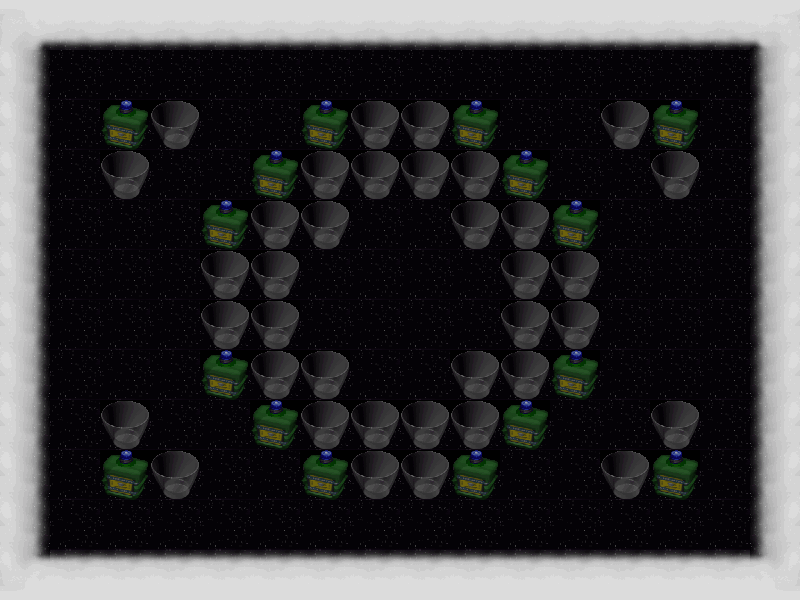

Below is a game level as drawn by its tile map, then a one-line description and the .tmx that defines it (tile-layer data replaced by summaries):
An orthogonal 16x12 tile map with 50x50 px tiles, 2 tile layers (background, graphics), 3 tilesets and 57 objects.

<map version="1.0" orientation="orthogonal" renderorder="right-down" width="16" height="12" tilewidth="50" tileheight="50" nextobjectid="65">
 <properties>
  <property name="bonus1" value="1" />
  <property name="bonus2" value="2" />
  <property name="bonus3" value="3" />
  <property name="bonus4" value="4" />
  <property name="enemy1" type="int" value="11" />
  <property name="height" type="int" value="600" />
  <property name="main_tile_set" value="dreama_maps" />
  <property name="num_bonus1" type="int" value="10" />
  <property name="num_bonus2" type="int" value="10" />
  <property name="num_bonus3" type="int" value="4" />
  <property name="num_bonus4" type="int" value="4" />
  <property name="num_bonus_total" type="int" value="20" />
  <property name="num_enemies" type="int" value="1" />
  <property name="num_explodable_items" type="int" value="36" />
  <property name="num_types_bonus" type="int" value="4" />
  <property name="width" type="int" value="800" />
 </properties>
 <tileset firstgid="1" name="dreama_maps" tilewidth="50" tileheight="50" tilecount="80" columns="10">
  <image source="dreama_maps.png" width="500" height="400" />
 </tileset>
 <tileset firstgid="81" name="flames" tilewidth="50" tileheight="50" tilecount="50" columns="10">
  <image source="flames.png" width="512" height="256" />
 </tileset>
 <tileset firstgid="131" name="flamesNBomb" tilewidth="50" tileheight="50" tilecount="8" columns="8">
  <image source="flames/flamesNBomb.png" width="400" height="50" />
 </tileset>
 <layer name="background" width="16" height="12">
  <data>[192 cells, 192 non-empty, 1 distinct tile ids]</data>
 </layer>
 <layer name="graphics" width="16" height="12">
  <data>[192 cells, 192 non-empty, 11 distinct tile ids]</data>
 </layer>
 <objectgroup name="clouds_and_botlles">
  <object id="1" x="0" y="0" width="800" height="50" />
  <object id="2" x="750" y="50" width="50" height="550" />
  <object id="3" x="0" y="550" width="750" height="50" />
  <object id="4" x="0" y="50" width="50" height="500" />
  <object id="5" x="100" y="100" width="50" height="50" />
  <object id="6" x="100" y="450" width="50" height="50" />
  <object id="7" x="200" y="350" width="50" height="50" />
  <object id="8" x="200" y="200" width="50" height="50" />
  <object id="11" x="250" y="150" width="50" height="50" />
  <object id="12" x="300" y="100" width="50" height="50" />
  <object id="13" x="250" y="400" width="50" height="50" />
  <object id="14" x="300" y="450" width="50" height="50" />
  <object id="15" x="450" y="450" width="50" height="50" />
  <object id="16" x="500" y="400" width="50" height="50" />
  <object id="17" x="550" y="350" width="50" height="50" />
  <object id="18" x="550" y="200" width="50" height="50" />
  <object id="19" x="500" y="150" width="50" height="50" />
  <object id="20" x="450" y="100" width="50" height="50" />
  <object id="21" x="650" y="100" width="50" height="50" />
  <object id="22" x="650" y="450" width="50" height="50" />
 </objectgroup>
 <objectgroup name="glasses">
  <object id="23" x="150" y="100" width="50" height="50" />
  <object id="24" x="100" y="150" width="50" height="50" />
  <object id="26" x="100" y="400" width="50" height="50" />
  <object id="27" x="150" y="450" width="50" height="50" />
  <object id="29" x="650" y="400" width="50" height="50" />
  <object id="30" x="600" y="450" width="50" height="50" />
  <object id="31" x="650" y="150" width="50" height="50" />
  <object id="32" x="600" y="100" width="50" height="50" />
  <object id="33" x="450" y="150" width="50" height="50" />
  <object id="34" x="400" y="100" width="50" height="50" />
  <object id="35" x="350" y="100" width="50" height="50" />
  <object id="36" x="350" y="150" width="50" height="50" />
  <object id="38" x="400" y="150" width="50" height="50" />
  <object id="39" x="300" y="150" width="50" height="50" />
  <object id="40" x="300" y="200" width="50" height="50" />
  <object id="41" x="250" y="200" width="50" height="50" />
  <object id="42" x="200" y="250" width="50" height="50" />
  <object id="43" x="250" y="250" width="50" height="50" />
  <object id="44" x="200" y="300" width="50" height="50" />
  <object id="45" x="250" y="300" width="50" height="50" />
  <object id="46" x="250" y="350" width="50" height="50" />
  <object id="47" x="300" y="350" width="50" height="50" />
  <object id="48" x="300" y="400" width="50" height="50" />
  <object id="49" x="350" y="400" width="50" height="50" />
  <object id="50" x="350" y="450" width="50" height="50" />
  <object id="51" x="400" y="450" width="50" height="50" />
  <object id="52" x="400" y="400" width="50" height="50" />
  <object id="53" x="450" y="400" width="50" height="50" />
  <object id="54" x="450" y="350" width="50" height="50" />
  <object id="55" x="500" y="350" width="50" height="50" />
  <object id="56" x="500" y="300" width="50" height="50" />
  <object id="57" x="550" y="300" width="50" height="50" />
  <object id="58" x="550" y="250" width="50" height="50" />
  <object id="61" x="500" y="250" width="50" height="50" />
  <object id="62" x="500" y="200" width="50" height="50" />
  <object id="63" x="450" y="200" width="50" height="50" />
 </objectgroup>
 <objectgroup name="Camada de Objectos 3" />
 <objectgroup name="Camada de Objectos 4" />
 <objectgroup name="Camada de Objectos 5" />
 <objectgroup name="Camada de Objectos 6" />
 <objectgroup name="Camada de Objectos 7" />
 <objectgroup name="Camada de Objectos 8" />
 <objectgroup name="Camada de Objectos 9" />
 <objectgroup name="Camada de Objectos 10" />
 <objectgroup name="Camada de Objectos 11" />
 <objectgroup name="Camada de Objectos 12" />
 <objectgroup name="pacifier">
  <object id="64" x="350" y="300" width="50" height="50" />
 </objectgroup>
</map>
